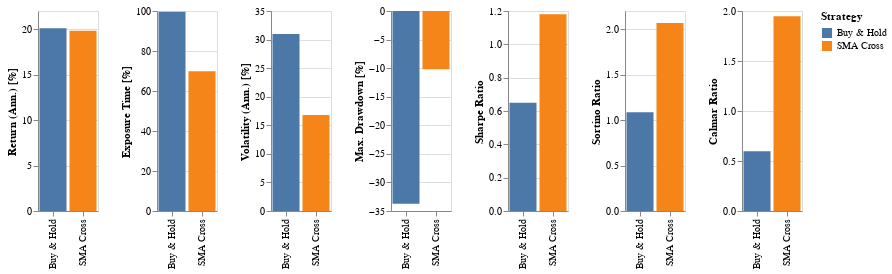

Here is the notebook cell this chart was saved with:
### Code cell
#!pip install altair
import altair as alt

## Transform the dataframe for easier charting
data = df.transpose(copy=True)
data

## Shorten the names of the strategies and defin the metrics we want to compare
strategies = ["Buy & Hold", "SMA Cross"]
metrics = ["Return (Ann.) [%]", "Exposure Time [%]", "Volatility (Ann.) [%]", 
           "Max. Drawdown [%]", "Sharpe Ratio", "Sortino Ratio", "Calmar Ratio"]

## Set width and height for the sub-charts
subchart_width = 60
subchart_height = 200
subcharts = list()

for i in range(len(metrics)):
    ## Get the metric for each subchart
    source = pd.DataFrame({
    'Strategy': strategies,
    'Metric': data[metrics[i]]})
    
    ## Make the Altair chart
    subchart = alt.Chart(source).mark_bar().encode(
        alt.X('Strategy', 
              axis=alt.Axis(title = '')
             ),
        alt.Y('Metric', 
              axis=alt.Axis(title = metrics[i])
             ),
        tooltip='Metric',
        color='Strategy'
    ).properties(
        width=subchart_width,
        height=subchart_height
    )
    subcharts.append(subchart)
    
chart = (subcharts[0] | subcharts[1] | subcharts[2] | subcharts[3] | subcharts[4] | subcharts[5] | subcharts[6])

chart

### Figure 1 — Vega-Lite specification as saved in the notebook (floating-point values rounded to 4 significant figures)
{"config": {"view": {"continuousWidth": 400, "continuousHeight": 300}}, "hconcat": [{"data": {"name": "data-1ab398a6b4cacd1c5a3113ccec89ebc8"}, "mark": "bar", "encoding": {"color": {"type": "nominal", "field": "Strategy"}, "tooltip": {"type": "quantitative", "field": "Metric"}, "x": {"type": "nominal", "axis": {"title": ""}, "field": "Strategy"}, "y": {"type": "quantitative", "axis": {"title": "Return (Ann.) [%]"}, "field": "Metric"}}, "height": 200, "width": 60}, {"data": {"name": "data-45532b314f33da6ed9677ed846d01e93"}, "mark": "bar", "encoding": {"color": {"type": "nominal", "field": "Strategy"}, "tooltip": {"type": "quantitative", "field": "Metric"}, "x": {"type": "nominal", "axis": {"title": ""}, "field": "Strategy"}, "y": {"type": "quantitative", "axis": {"title": "Exposure Time [%]"}, "field": "Metric"}}, "height": 200, "width": 60}, {"data": {"name": "data-a63166cb934f4b08fbd3392aa60637ac"}, "mark": "bar", "encoding": {"color": {"type": "nominal", "field": "Strategy"}, "tooltip": {"type": "quantitative", "field": "Metric"}, "x": {"type": "nominal", "axis": {"title": ""}, "field": "Strategy"}, "y": {"type": "quantitative", "axis": {"title": "Volatility (Ann.) [%]"}, "field": "Metric"}}, "height": 200, "width": 60}, {"data": {"name": "data-89dfdf40a44042d73c933afe22c907eb"}, "mark": "bar", "encoding": {"color": {"type": "nominal", "field": "Strategy"}, "tooltip": {"type": "quantitative", "field": "Metric"}, "x": {"type": "nominal", "axis": {"title": ""}, "field": "Strategy"}, "y": {"type": "quantitative", "axis": {"title": "Max. Drawdown [%]"}, "field": "Metric"}}, "height": 200, "width": 60}, {"data": {"name": "data-3837b1a09e49d72495c9bf8493f480be"}, "mark": "bar", "encoding": {"color": {"type": "nominal", "field": "Strategy"}, "tooltip": {"type": "quantitative", "field": "Metric"}, "x": {"type": "nominal", "axis": {"title": ""}, "field": "Strategy"}, "y": {"type": "quantitative", "axis": {"title": "Sharpe Ratio"}, "field": "Metric"}}, "height": 200, "width": 60}, {"data": {"name": "data-e59c0590405d9ce943240ced881783f0"}, "mark": "bar", "encoding": {"color": {"type": "nominal", "field": "Strategy"}, "tooltip": {"type": "quantitative", "field": "Metric"}, "x": {"type": "nominal", "axis": {"title": ""}, "field": "Strategy"}, "y": {"type": "quantitative", "axis": {"title": "Sortino Ratio"}, "field": "Metric"}}, "height": 200, "width": 60}, {"data": {"name": "data-5e19a8b3188c41d18210bd8824b991a2"}, "mark": "bar", "encoding": {"color": {"type": "nominal", "field": "Strategy"}, "tooltip": {"type": "quantitative", "field": "Metric"}, "x": {"type": "nominal", "axis": {"title": ""}, "field": "Strategy"}, "y": {"type": "quantitative", "axis": {"title": "Calmar Ratio"}, "field": "Metric"}}, "height": 200, "width": 60}], "$schema": "https://vega.github.io/schema/vega-lite/v4.8.1.json", "datasets": {"data-1ab398a6b4cacd1c5a3113ccec89ebc8": [{"Strategy": "Buy & Hold", "Metric": 20.11}, {"Strategy": "SMA Cross", "Metric": 19.83}], "data-45532b314f33da6ed9677ed846d01e93": [{"Strategy": "Buy & Hold", "Metric": 99.6}, {"Strategy": "SMA Cross", "Metric": 69.84}], "data-a63166cb934f4b08fbd3392aa60637ac": [{"Strategy": "Buy & Hold", "Metric": 30.99}, {"Strategy": "SMA Cross", "Metric": 16.79}], "data-89dfdf40a44042d73c933afe22c907eb": [{"Strategy": "Buy & Hold", "Metric": -33.72}, {"Strategy": "SMA Cross", "Metric": -10.18}], "data-3837b1a09e49d72495c9bf8493f480be": [{"Strategy": "Buy & Hold", "Metric": 0.6489}, {"Strategy": "SMA Cross", "Metric": 1.181}], "data-e59c0590405d9ce943240ced881783f0": [{"Strategy": "Buy & Hold", "Metric": 1.085}, {"Strategy": "SMA Cross", "Metric": 2.068}], "data-5e19a8b3188c41d18210bd8824b991a2": [{"Strategy": "Buy & Hold", "Metric": 0.5964}, {"Strategy": "SMA Cross", "Metric": 1.947}]}}
